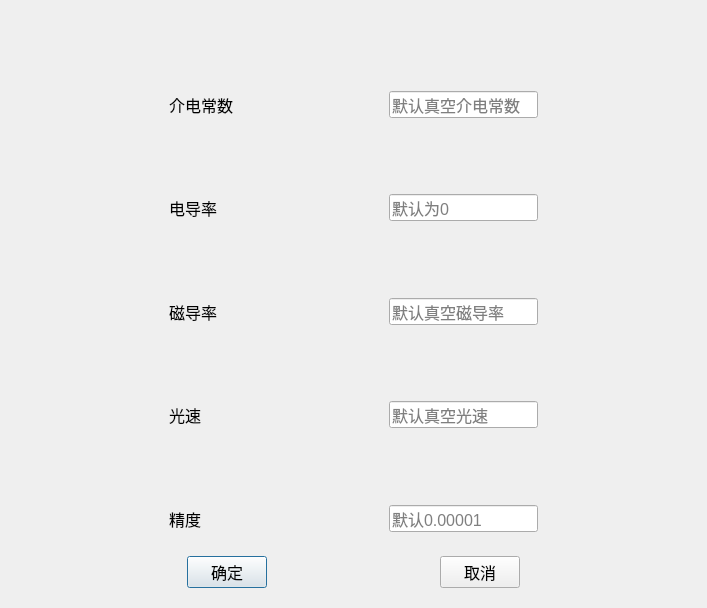
<?xml version="1.0" encoding="UTF-8"?>
<ui version="4.0">
 <class>DialogSet</class>
 <widget class="QDialog" name="DialogSet">
  <property name="geometry">
   <rect>
    <x>0</x>
    <y>0</y>
    <width>707</width>
    <height>608</height>
   </rect>
  </property>
  <property name="windowTitle">
   <string>Dialog</string>
  </property>
  <layout class="QGridLayout" name="gridLayout_2">
   <item row="0" column="0">
    <widget class="QGroupBox" name="groupBox_2">
     <property name="font">
      <font>
       <pointsize>12</pointsize>
      </font>
     </property>
     <property name="styleSheet">
      <string notr="true">QGroupBox {border:none}</string>
     </property>
     <property name="title">
      <string/>
     </property>
     <layout class="QGridLayout" name="gridLayout">
      <item row="0" column="1">
       <spacer name="verticalSpacer_4">
        <property name="orientation">
         <enum>Qt::Vertical</enum>
        </property>
        <property name="sizeHint" stdset="0">
         <size>
          <width>20</width>
          <height>40</height>
         </size>
        </property>
       </spacer>
      </item>
      <item row="1" column="0">
       <spacer name="horizontalSpacer_10">
        <property name="orientation">
         <enum>Qt::Horizontal</enum>
        </property>
        <property name="sizeHint" stdset="0">
         <size>
          <width>40</width>
          <height>20</height>
         </size>
        </property>
       </spacer>
      </item>
      <item row="1" column="1">
       <widget class="QLabel" name="labelPermittivity">
        <property name="font">
         <font>
          <pointsize>12</pointsize>
         </font>
        </property>
        <property name="text">
         <string>介电常数</string>
        </property>
       </widget>
      </item>
      <item row="1" column="2">
       <spacer name="horizontalSpacer_11">
        <property name="orientation">
         <enum>Qt::Horizontal</enum>
        </property>
        <property name="sizeHint" stdset="0">
         <size>
          <width>40</width>
          <height>20</height>
         </size>
        </property>
       </spacer>
      </item>
      <item row="1" column="3">
       <widget class="QLineEdit" name="inputPermittivity">
        <property name="font">
         <font>
          <pointsize>12</pointsize>
         </font>
        </property>
        <property name="inputMask">
         <string/>
        </property>
        <property name="placeholderText">
         <string>默认真空介电常数</string>
        </property>
       </widget>
      </item>
      <item row="1" column="4">
       <spacer name="horizontalSpacer_12">
        <property name="orientation">
         <enum>Qt::Horizontal</enum>
        </property>
        <property name="sizeHint" stdset="0">
         <size>
          <width>40</width>
          <height>20</height>
         </size>
        </property>
       </spacer>
      </item>
      <item row="2" column="1">
       <spacer name="verticalSpacer_2">
        <property name="orientation">
         <enum>Qt::Vertical</enum>
        </property>
        <property name="sizeHint" stdset="0">
         <size>
          <width>20</width>
          <height>40</height>
         </size>
        </property>
       </spacer>
      </item>
      <item row="3" column="0">
       <spacer name="horizontalSpacer_7">
        <property name="orientation">
         <enum>Qt::Horizontal</enum>
        </property>
        <property name="sizeHint" stdset="0">
         <size>
          <width>40</width>
          <height>20</height>
         </size>
        </property>
       </spacer>
      </item>
      <item row="3" column="1">
       <widget class="QLabel" name="labelConductivity">
        <property name="font">
         <font>
          <pointsize>12</pointsize>
         </font>
        </property>
        <property name="text">
         <string>电导率</string>
        </property>
       </widget>
      </item>
      <item row="3" column="2">
       <spacer name="horizontalSpacer_8">
        <property name="orientation">
         <enum>Qt::Horizontal</enum>
        </property>
        <property name="sizeHint" stdset="0">
         <size>
          <width>40</width>
          <height>20</height>
         </size>
        </property>
       </spacer>
      </item>
      <item row="3" column="3">
       <widget class="QLineEdit" name="inputConductivity">
        <property name="font">
         <font>
          <pointsize>12</pointsize>
         </font>
        </property>
        <property name="placeholderText">
         <string>默认为0</string>
        </property>
       </widget>
      </item>
      <item row="3" column="4">
       <spacer name="horizontalSpacer_9">
        <property name="orientation">
         <enum>Qt::Horizontal</enum>
        </property>
        <property name="sizeHint" stdset="0">
         <size>
          <width>40</width>
          <height>20</height>
         </size>
        </property>
       </spacer>
      </item>
      <item row="4" column="1">
       <spacer name="verticalSpacer">
        <property name="orientation">
         <enum>Qt::Vertical</enum>
        </property>
        <property name="sizeHint" stdset="0">
         <size>
          <width>20</width>
          <height>40</height>
         </size>
        </property>
       </spacer>
      </item>
      <item row="5" column="0">
       <spacer name="horizontalSpacer_4">
        <property name="orientation">
         <enum>Qt::Horizontal</enum>
        </property>
        <property name="sizeHint" stdset="0">
         <size>
          <width>69</width>
          <height>20</height>
         </size>
        </property>
       </spacer>
      </item>
      <item row="5" column="1">
       <widget class="QLabel" name="labelMagneticPermeability">
        <property name="font">
         <font>
          <pointsize>12</pointsize>
         </font>
        </property>
        <property name="text">
         <string>磁导率</string>
        </property>
       </widget>
      </item>
      <item row="5" column="2">
       <spacer name="horizontalSpacer_5">
        <property name="orientation">
         <enum>Qt::Horizontal</enum>
        </property>
        <property name="sizeHint" stdset="0">
         <size>
          <width>70</width>
          <height>20</height>
         </size>
        </property>
       </spacer>
      </item>
      <item row="5" column="3">
       <widget class="QLineEdit" name="inputMagneticPermeability">
        <property name="font">
         <font>
          <pointsize>12</pointsize>
         </font>
        </property>
        <property name="placeholderText">
         <string>默认真空磁导率</string>
        </property>
       </widget>
      </item>
      <item row="5" column="4">
       <spacer name="horizontalSpacer_6">
        <property name="orientation">
         <enum>Qt::Horizontal</enum>
        </property>
        <property name="sizeHint" stdset="0">
         <size>
          <width>69</width>
          <height>20</height>
         </size>
        </property>
       </spacer>
      </item>
      <item row="6" column="1">
       <spacer name="verticalSpacer_3">
        <property name="orientation">
         <enum>Qt::Vertical</enum>
        </property>
        <property name="sizeHint" stdset="0">
         <size>
          <width>20</width>
          <height>40</height>
         </size>
        </property>
       </spacer>
      </item>
      <item row="7" column="0">
       <spacer name="horizontalSpacer_14">
        <property name="orientation">
         <enum>Qt::Horizontal</enum>
        </property>
        <property name="sizeHint" stdset="0">
         <size>
          <width>117</width>
          <height>17</height>
         </size>
        </property>
       </spacer>
      </item>
      <item row="7" column="1">
       <widget class="QLabel" name="labelLightSpeed">
        <property name="font">
         <font>
          <pointsize>12</pointsize>
         </font>
        </property>
        <property name="text">
         <string>光速</string>
        </property>
       </widget>
      </item>
      <item row="7" column="2">
       <spacer name="horizontalSpacer_15">
        <property name="orientation">
         <enum>Qt::Horizontal</enum>
        </property>
        <property name="sizeHint" stdset="0">
         <size>
          <width>116</width>
          <height>17</height>
         </size>
        </property>
       </spacer>
      </item>
      <item row="7" column="3">
       <widget class="QLineEdit" name="inputLightSpeed">
        <property name="font">
         <font>
          <pointsize>12</pointsize>
         </font>
        </property>
        <property name="placeholderText">
         <string>默认真空光速</string>
        </property>
       </widget>
      </item>
      <item row="7" column="4">
       <spacer name="horizontalSpacer_13">
        <property name="orientation">
         <enum>Qt::Horizontal</enum>
        </property>
        <property name="sizeHint" stdset="0">
         <size>
          <width>117</width>
          <height>17</height>
         </size>
        </property>
       </spacer>
      </item>
      <item row="8" column="1">
       <spacer name="verticalSpacer_5">
        <property name="orientation">
         <enum>Qt::Vertical</enum>
        </property>
        <property name="sizeHint" stdset="0">
         <size>
          <width>61</width>
          <height>34</height>
         </size>
        </property>
       </spacer>
      </item>
      <item row="9" column="0">
       <spacer name="horizontalSpacer_18">
        <property name="orientation">
         <enum>Qt::Horizontal</enum>
        </property>
        <property name="sizeHint" stdset="0">
         <size>
          <width>117</width>
          <height>17</height>
         </size>
        </property>
       </spacer>
      </item>
      <item row="9" column="1">
       <widget class="QLabel" name="labelAccuracy">
        <property name="font">
         <font>
          <pointsize>12</pointsize>
         </font>
        </property>
        <property name="text">
         <string>精度</string>
        </property>
       </widget>
      </item>
      <item row="9" column="2">
       <spacer name="horizontalSpacer_17">
        <property name="orientation">
         <enum>Qt::Horizontal</enum>
        </property>
        <property name="sizeHint" stdset="0">
         <size>
          <width>116</width>
          <height>17</height>
         </size>
        </property>
       </spacer>
      </item>
      <item row="9" column="3">
       <widget class="QLineEdit" name="inputAccuracy">
        <property name="font">
         <font>
          <pointsize>12</pointsize>
         </font>
        </property>
        <property name="placeholderText">
         <string>默认0.00001</string>
        </property>
       </widget>
      </item>
      <item row="9" column="4">
       <spacer name="horizontalSpacer_16">
        <property name="orientation">
         <enum>Qt::Horizontal</enum>
        </property>
        <property name="sizeHint" stdset="0">
         <size>
          <width>117</width>
          <height>17</height>
         </size>
        </property>
       </spacer>
      </item>
     </layout>
    </widget>
   </item>
   <item row="1" column="0">
    <widget class="QGroupBox" name="groupBox">
     <property name="styleSheet">
      <string notr="true">QGroupBox {border:none}</string>
     </property>
     <property name="title">
      <string/>
     </property>
     <layout class="QGridLayout" name="gridLayout_3">
      <item row="0" column="0">
       <spacer name="horizontalSpacer_2">
        <property name="orientation">
         <enum>Qt::Horizontal</enum>
        </property>
        <property name="sizeHint" stdset="0">
         <size>
          <width>85</width>
          <height>20</height>
         </size>
        </property>
       </spacer>
      </item>
      <item row="0" column="1">
       <widget class="QPushButton" name="btnOkFromDialogSet">
        <property name="font">
         <font>
          <pointsize>12</pointsize>
         </font>
        </property>
        <property name="text">
         <string>确定</string>
        </property>
       </widget>
      </item>
      <item row="0" column="2">
       <spacer name="horizontalSpacer">
        <property name="orientation">
         <enum>Qt::Horizontal</enum>
        </property>
        <property name="sizeHint" stdset="0">
         <size>
          <width>84</width>
          <height>20</height>
         </size>
        </property>
       </spacer>
      </item>
      <item row="0" column="3">
       <widget class="QPushButton" name="btnNoFromDialogSet">
        <property name="font">
         <font>
          <pointsize>12</pointsize>
         </font>
        </property>
        <property name="text">
         <string>取消</string>
        </property>
       </widget>
      </item>
      <item row="0" column="4">
       <spacer name="horizontalSpacer_3">
        <property name="orientation">
         <enum>Qt::Horizontal</enum>
        </property>
        <property name="sizeHint" stdset="0">
         <size>
          <width>85</width>
          <height>20</height>
         </size>
        </property>
       </spacer>
      </item>
     </layout>
    </widget>
   </item>
  </layout>
 </widget>
 <resources/>
 <connections>
  <connection>
   <sender>btnOkFromDialogSet</sender>
   <signal>clicked()</signal>
   <receiver>DialogSet</receiver>
   <slot>accept()</slot>
   <hints>
    <hint type="sourcelabel">
     <x>201</x>
     <y>454</y>
    </hint>
    <hint type="destinationlabel">
     <x>315</x>
     <y>244</y>
    </hint>
   </hints>
  </connection>
  <connection>
   <sender>btnNoFromDialogSet</sender>
   <signal>clicked()</signal>
   <receiver>DialogSet</receiver>
   <slot>reject()</slot>
   <hints>
    <hint type="sourcelabel">
     <x>428</x>
     <y>454</y>
    </hint>
    <hint type="destinationlabel">
     <x>315</x>
     <y>244</y>
    </hint>
   </hints>
  </connection>
 </connections>
</ui>
